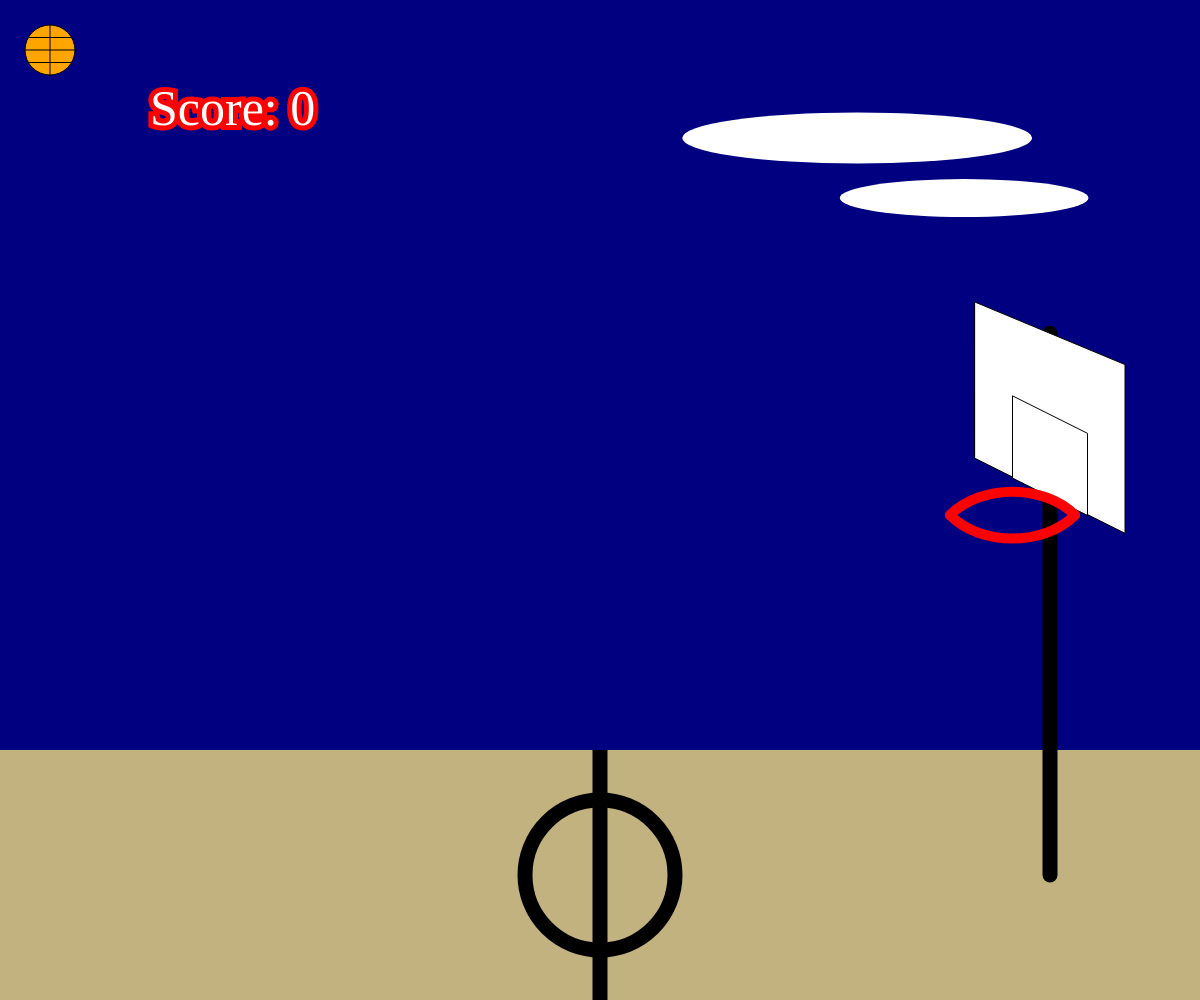
Frame 1 (no input)
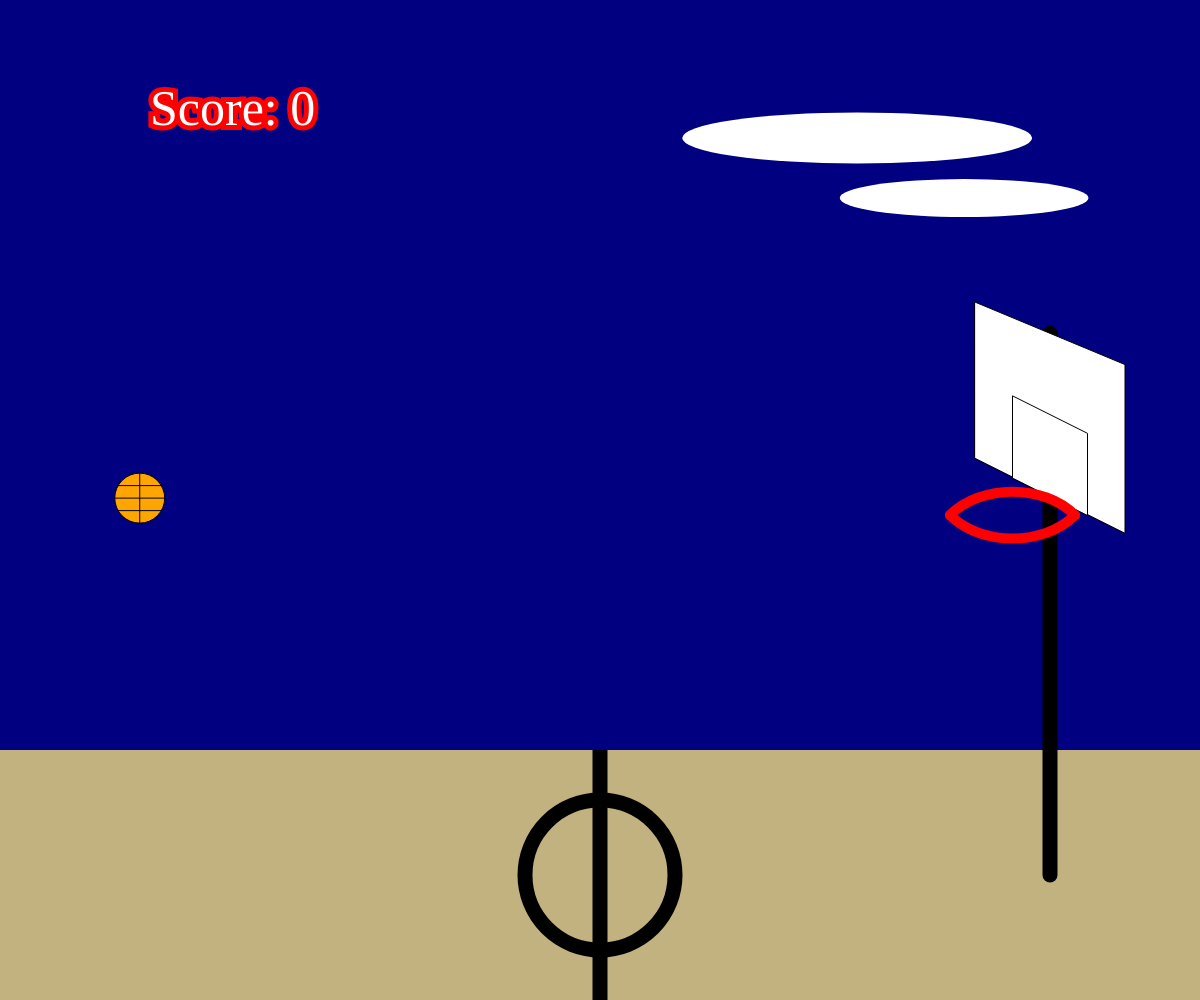
Frame 60 (no input)
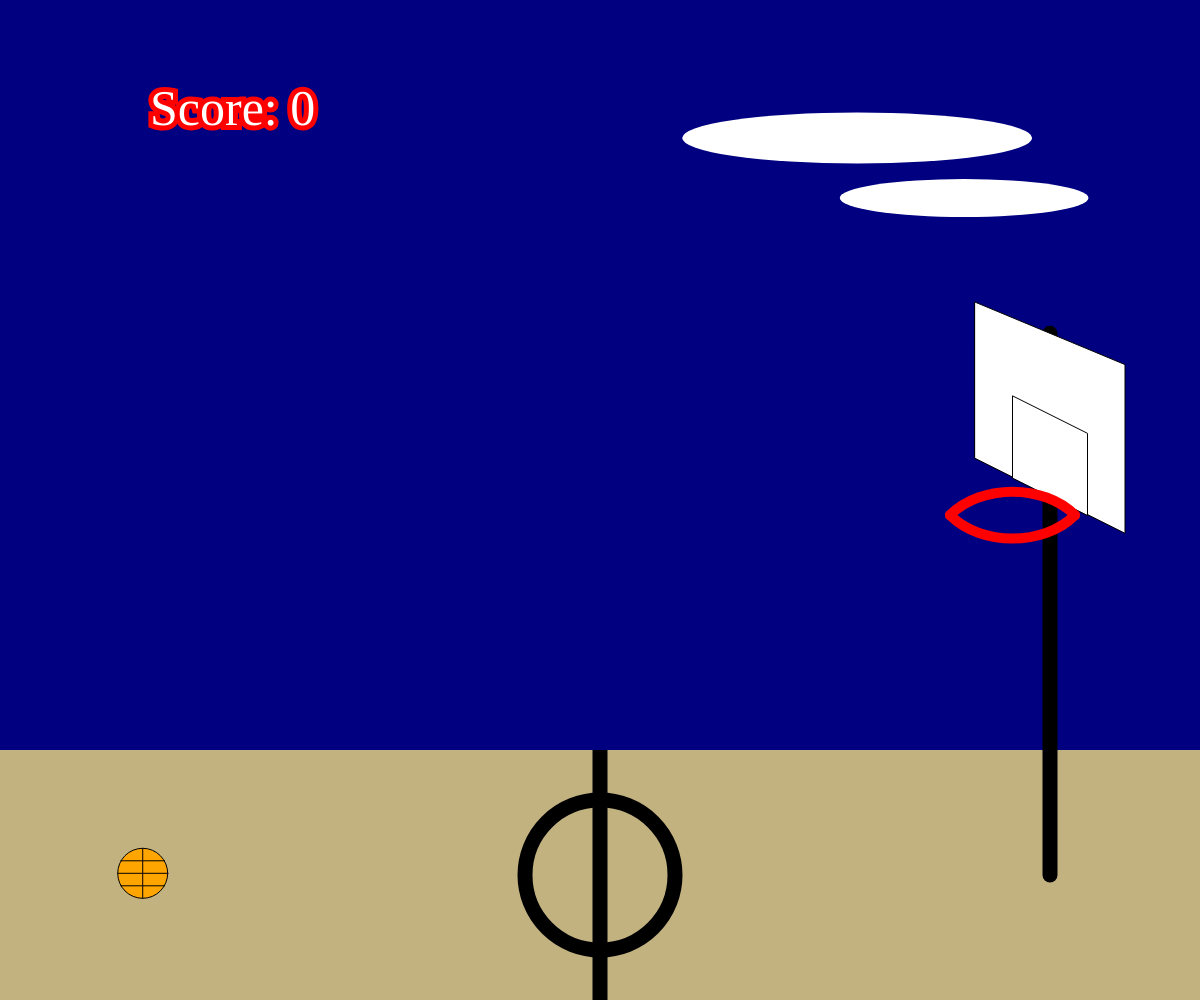
Frame 120 (the mouse pressed at the canvas centre since frame 60)

The p5.js sketch that drew these frames (run headless with seeded random() and noise() and a simulated clock; from frame 60 on, the mouse is pressed at the canvas centre):

// p5.js sketch
// ── sketch.js
// Interactive Scene
// Sebastian Nutt
// Date
//
// Extra for Experts:
// I created a velocity and gravity system to apply to the ball and I used bezier curves to create a layered rim

function setup() {
  createCanvas(windowWidth, windowHeight);

  //create two clouds at random positions
  for (let i = 0; i < 2; i++){
    cloudsX.push(random(0,width));
    cloudsY.push(random(0,height*2/3));
    cloudsWidth.push(random(200,400));
    cloudsHeight.push(random(25,100));
  }
  //set a default fot the height of the post
  postHeight = height/3;
}

//Define variables
let cloudsX = [];
let cloudsY = [];
let cloudsWidth = [];
let cloudsHeight = [];
let ball = {
  xVelocity: 0,
  x: 50,
  yVelocity: 0,
  y: 50,
  RADIUS: 25,
  changeX: 0,
  changeY: 0,
  lastXPosition: 0,
  lastYPosition: 0,
  verticalDirection: 1,
  yShift: 0
};
let rim = {
  X1: 0,
  y: 0,
  LENGTH: 100,
  RIM_HEIGHT: 50,
  Y2: 0,
  RADIUS: 5*ball.RADIUS/2
};
let lastSwitch = 0;
let score = 0;
let scored = false;



function draw() {
  background('navy');
  
  drawNonInteractives();
  drawHoop();
  drawBall();
  drawForegroundRim();
  moveBall();
  detectScore();
  displayScore();
  
}

function drawNonInteractives(){
  // Draw the court
  noStroke();
  fill(194,178,128);
  rect(0,height-height/4, width, height/4);
  
  // Draw the clouds
  fill('white');
  for (let i = 0; i < 2; i++){
    ellipse(cloudsX[i],cloudsY[i],cloudsWidth[i],cloudsHeight[i]);
  }
  
  //draw the midcourt markings
  stroke('black');
  strokeWeight(15);
  fill(194,178,128);
  circle(width/2,height-height/8,width/8);
  strokeCap(SQUARE);
  strokeWeight(15);
  line(width/2,height-height/4,width/2,height);
}

function drawHoop(){

  // Ajust the height of the post with the up and down arrows
  if (keyIsDown(38)){
    postHeight--;
  }
  if (keyIsDown(40)){
    postHeight++;
  }
  
  //draw the post
  strokeCap(ROUND);
  line(width-width/8,height-height/8,width-width/8,postHeight);
  
  //draw the backboard
  strokeWeight(1);
  fill('white');

  // define the backboard constants

  let backboard = {
    LEFT_X: 13*width/16,
    RIGHT_X: 15*width/16,
    TOP_LEFT_Y: postHeight - height/32,
    BOTTOM_LEFT_Y: postHeight + height/32,
    TOP_RIGHT_Y: postHeight + height/5,
    BOTTOM_RIGHT_Y: postHeight + height/8
  };
  
  quad(backboard.LEFT_X, backboard.TOP_LEFT_Y, backboard.RIGHT_X, backboard.BOTTOM_LEFT_Y, backboard.RIGHT_X, backboard.TOP_RIGHT_Y, backboard.LEFT_X, backboard.BOTTOM_RIGHT_Y);

  // define the backboardsquare constants
  let backboardSquare = {
    LEFT_X: 27*width/32,
    RIGHT_X: 29*width/32,
    TOP_LEFT_Y: postHeight + height/16,
    BOTTOM_LEFT_Y: postHeight + 37*height/256,
    TOP_RIGHT_Y: postHeight + height/10,
    BOTTOM_RIGHT_Y: postHeight + 2*height/11
  };
  
  //draw the square on the backboard
  quad(backboardSquare.LEFT_X, backboardSquare.BOTTOM_LEFT_Y, backboardSquare.LEFT_X, backboardSquare.TOP_LEFT_Y, backboardSquare.RIGHT_X, backboardSquare.TOP_RIGHT_Y, backboardSquare.RIGHT_X, backboardSquare.BOTTOM_RIGHT_Y);
  
  // draw the backround rim to go behind the ball
  rim.X1 = 27*width/32;
  rim.y = postHeight+2*height/11;
  rim.RIM_HEIGHT = height/16;
  stroke('red');
  strokeWeight(10);
  noFill();
  bezier(rim.X1 - rim.RADIUS, rim.y, rim.X1 - rim.RADIUS/2, rim.y - rim.RIM_HEIGHT/2, rim.X1 + rim.RADIUS/2, rim.y - rim.RIM_HEIGHT/2, rim.X1 + rim.RADIUS, rim.y);
}

function drawBall(){
  // create the ball shape
  stroke('black');
  strokeWeight(1);
  fill('orange');
  circle(ball.x, ball.y, 2*ball.RADIUS);

  //create the ball markings
  line(ball.x, ball.y + ball.RADIUS, ball.x, ball.y - ball.RADIUS);
  line(ball.x - ball.RADIUS, ball.y, ball.x + ball.RADIUS, ball.y);
  line(ball.x - 7*ball.RADIUS/8, ball.y + ball.RADIUS/2, ball.x + 7*ball.RADIUS/8, ball.y + ball.RADIUS/2);
  line(ball.x - 7*ball.RADIUS/8, ball.y - ball.RADIUS/2, ball.x + 7*ball.RADIUS/8, ball.y - ball.RADIUS/2);
}

function drawForegroundRim(){
  // draw the secound layer of the rim to go in front of the ball
  stroke('red');
  strokeWeight(10);
  noFill();
  bezier(rim.X1 - rim.RADIUS, rim.y, rim.X1 - rim.RADIUS/2, rim.y + rim.RIM_HEIGHT/2, rim.X1 + rim.RADIUS/2, rim.y + rim.RIM_HEIGHT/2, rim.X1 + rim.RADIUS, rim.y);
}

function mouseOnBall(){
  // return if the cursor is within the range to pick up the ball
  return dist(mouseX,mouseY,ball.x,ball.y) < 3*ball.RADIUS;
}

function moveBall(){

  // Let the player drag the ball
  if (mouseOnBall() && mouseIsPressed){
    ball.x = mouseX;
    ball.y = mouseY;

    // Reset the verticle direction to upward
    ball.verticalDirection = 1;

    // Reset the scored state
    scored = false;
  }
  
  if (ballIn()){
    
    //get he units per second for the x and y values
    ball.xVelocity = calculateVelocity()[0];
    ball.yVelocity = calculateVelocity()[1];

    //update the speed of the ball falling in accordance to the gravity 
    if (ball.y < height-height/8 && (!mouseIsPressed || !mouseOnBall())){
      ball.yShift += 1;
    }

    // Move the ball if its isnt being held
    if (!mouseIsPressed || !mouseOnBall()){
      ball.x += ball.xVelocity/10;
      ball.y += ball.yVelocity/10 * ball.verticalDirection;
    }

    // bounce ball
    if (ball.y > 7*height/8){
      ball.y = 7*height/8;
      ball.verticalDirection*= -1;
      ball.yShift = 0;
      // reset the scored state
      scored = false;
    }

    // update the speeds to create a drag and gravity system
    ball.xVelocity -= 0.5;
    ball.y += ball.yShift/10;
  }
}

function calculateVelocity(){

  // update the units per second
  if (millis() > lastSwitch+100 && ballIn()){
    ball.changeX = ball.x - ball.lastXPosition;
    ball.lastXPosition = ball.x;
    ball.changeY = ball.y - ball.lastYPosition;
    ball.lastYPosition = ball.y;
    lastSwitch = millis();
  }

  //return the change in X and the change in Y
  return [ball.changeX,ball.changeY];
}

function ballIn(){
  // return is the ball is in the screen
  return ball.x > 0 && ball.x < width;
}

function detectScore(){
  // check if its in the bounds of the rim
  if ((ball.x > rim.X1 - rim.RADIUS && ball.x < rim.X1 + rim.RADIUS) && (ball.y < rim.y + rim.RIM_HEIGHT/2 && ball.y > rim.y - rim.RIM_HEIGHT/2) && scored === false){
    score++;
    // update the score state to prevent rapid scoring
    scored = true;
  }
}

function displayScore(){
  //Show the score in the top left
  fill('White');
  textFont('Impact', 50)
  text(`Score: ${score}`, width/8, height/8);
}
